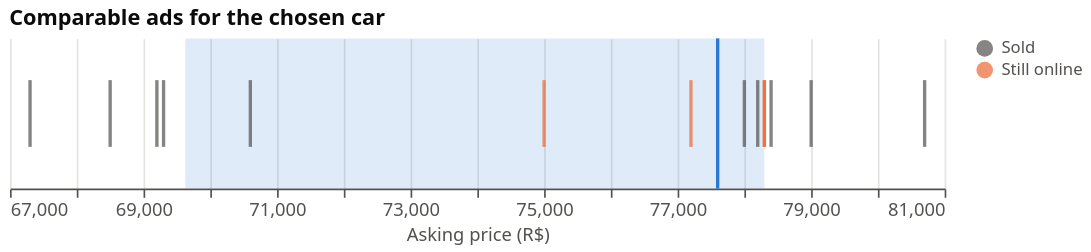

Notebook source saved alongside this figure:
### Markdown cell above
And what a dealer saw for one car: **pick a car** from the menu under the chart. Each dot is a comparable ad; the band
is the 25th–75th percentile range and the line the median.

### Code cell
cars = priced.groupby("car").filter(lambda d: len(d) >= 12)
car_names = sorted(cars["car"].unique())
choose = alt.param(name="car_pick", value="Chevrolet Onix LTZ 2023" if "Chevrolet Onix LTZ 2023" in car_names else car_names[0],
                   bind=alt.binding_select(options=car_names, name="Car: "))
base = alt.Chart(cars).transform_filter("datum.car == car_pick")
band = base.transform_aggregate(p25="q1(price_brl)", p75="q3(price_brl)", med="median(price_brl)").mark_rect(
    opacity=0.15, color=BLUE).encode(x="p25:Q", x2="p75:Q")
med = base.transform_aggregate(med="median(price_brl)").mark_rule(color=BLUE, strokeWidth=2).encode(x="med:Q")
dots = base.mark_tick(thickness=2, size=40).encode(
    x=alt.X("price_brl:Q", title="Asking price (R$)", scale=alt.Scale(zero=False), axis=alt.Axis(format=",.0f")),
    color=alt.Color("status:N", scale=alt.Scale(domain=["Sold", "Still online"], range=[MUTED, ORANGE]), title=None),
    tooltip=["state", alt.Tooltip("price_brl:Q", format=",.0f"), "days_on_market", "status"],
).transform_calculate(status="datum.is_sold ? 'Sold' : 'Still online'")
(band + med + dots).add_params(choose).properties(width=560, height=90, title="Comparable ads for the chosen car")

### Figure 1 — Vega-Lite specification as saved in the notebook (floating-point values rounded to 4 significant figures; data arrays with more than 128 entries replaced by an {"elided": "..."} marker saying what was removed)
{"config": {"view": {"stroke": null}, "axis": {"gridColor": "#e4e3df", "domainColor": "#52514e", "tickColor": "#52514e", "labelColor": "#52514e", "titleColor": "#52514e", "labelFontSize": 11, "titleFontSize": 11, "titleFontWeight": "normal"}, "legend": {"labelColor": "#52514e", "titleColor": "#52514e"}, "title": {"anchor": "start", "fontSize": 13, "color": "#0b0b0b"}, "font": "system-ui, -apple-system, Segoe UI, sans-serif"}, "layer": [{"mark": {"type": "rect", "color": "#2a78d6", "opacity": 0.15}, "encoding": {"x": {"field": "p25", "type": "quantitative"}, "x2": {"field": "p75"}}, "transform": [{"filter": "datum.car == car_pick"}, {"aggregate": [{"op": "q1", "field": "price_brl", "as": "p25"}, {"op": "q3", "field": "price_brl", "as": "p75"}, {"op": "median", "field": "price_brl", "as": "med"}]}]}, {"mark": {"type": "rule", "color": "#2a78d6", "strokeWidth": 2}, "encoding": {"x": {"field": "med", "type": "quantitative"}}, "transform": [{"filter": "datum.car == car_pick"}, {"aggregate": [{"op": "median", "field": "price_brl", "as": "med"}]}]}, {"mark": {"type": "tick", "size": 40, "thickness": 2}, "encoding": {"color": {"field": "status", "scale": {"domain": ["Sold", "Still online"], "range": ["#52514e", "#eb6834"]}, "title": null, "type": "nominal"}, "tooltip": [{"field": "state", "type": "nominal"}, {"field": "price_brl", "format": ",.0f", "type": "quantitative"}, {"field": "days_on_market", "type": "quantitative"}, {"field": "status", "type": "nominal"}], "x": {"axis": {"format": ",.0f"}, "field": "price_brl", "scale": {"zero": false}, "title": "Asking price (R$)", "type": "quantitative"}}, "transform": [{"filter": "datum.car == car_pick"}, {"calculate": "datum.is_sold ? 'Sold' : 'Still online'", "as": "status"}]}], "data": {"name": "data-8ee07fc66ad6f4e2baa68dfe3c1bf41b"}, "height": 90, "params": [{"name": "car_pick", "bind": {"input": "select", "options": ["Chevrolet Tracker LT 2021", "Chevrolet Tracker LTZ 2021", "Fiat Argo DRIVE 2019", "Fiat Argo DRIVE 2021", "Fiat Argo DRIVE 2022", "Fiat Argo DRIVE 2023", "Fiat Argo DRIVE 2024", "Fiat Argo TREKKING 2021", "Fiat Argo TREKKING 2024", "Hyundai Hb20 PLATINUM 2023", "Jeep Compass LIMITED 2021", "Toyota Corolla GLI 2021", "Toyota Corolla GLI 2024", "Toyota Corolla XEI 2020", "Toyota Corolla XEI 2022", "Volkswagen Polo COMFORTLINE 2019"], "name": "Car: "}, "value": "Chevrolet Tracker LT 2021"}], "title": "Comparable ads for the chosen car", "width": 560, "$schema": "https://vega.github.io/schema/vega-lite/v6.4.1.json", "datasets": {"data-8ee07fc66ad6f4e2baa68dfe3c1bf41b": {"elided": "220 records"}}}
